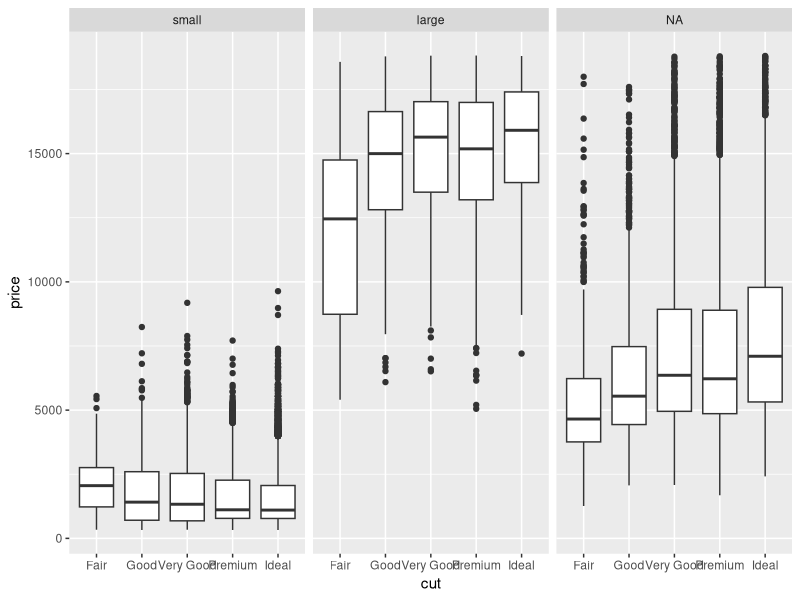

Here is the R script that generated this plot:
## ---- chunk 1
knitr::opts_chunk$set(echo = TRUE)
## ---- chunk 2
library(tidyverse)
## ---- chunk 3
# useful model of case_when and faceting
diamonds_2 <- diamonds %>% mutate(carat_fct = factor(case_when(carat < 1 ~ "small",
                                                   carat >= 1 & carat < 2 ~ "medium",
                                                   carat >= 2 ~ "large"),
                                         levels = c("small", "med", "large")))
diamonds_2 %>% ggplot(aes(x = cut, y = price)) + 
  geom_boxplot() + 
  facet_wrap(~carat_fct)
